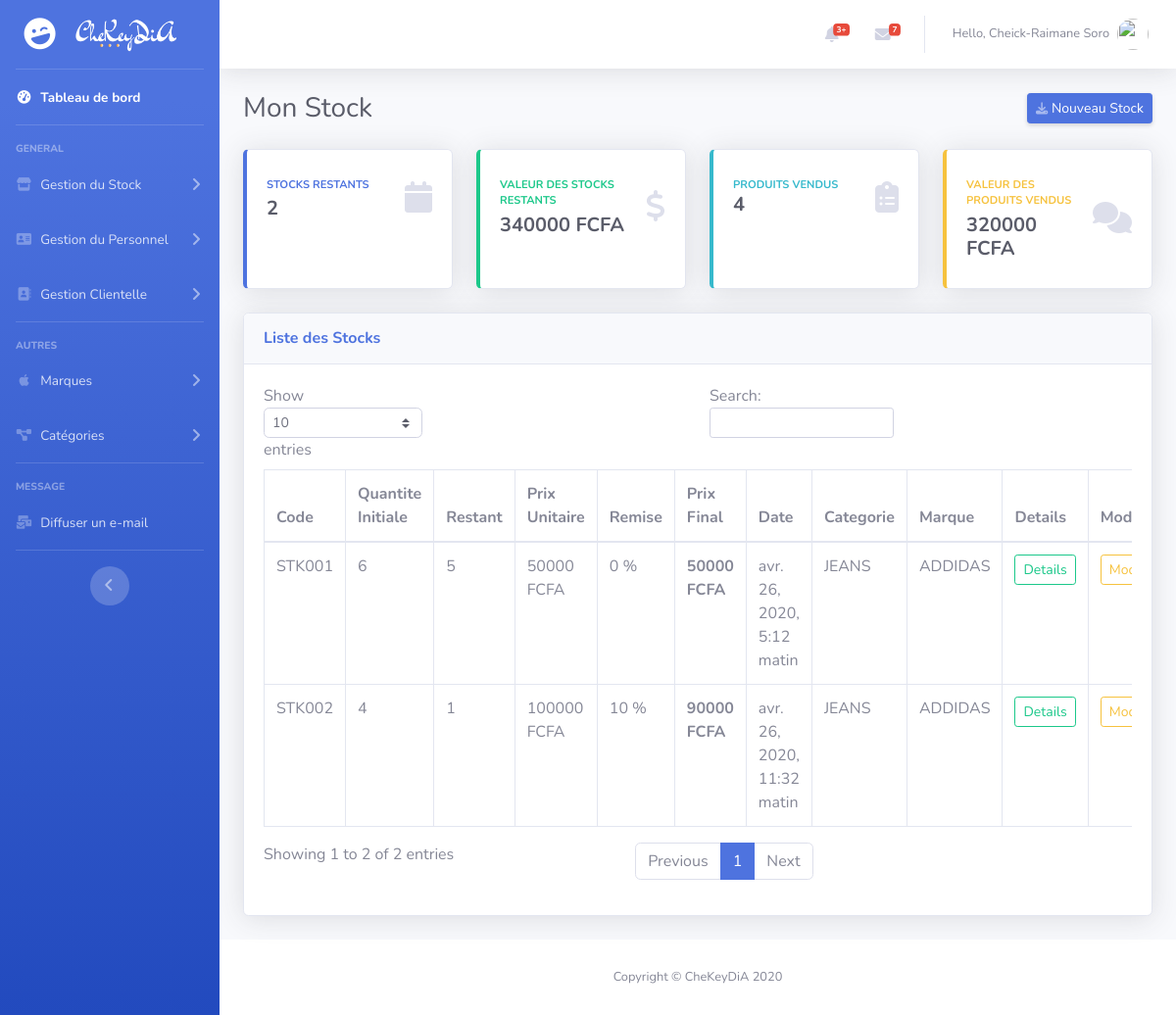
/stock_list (signed in), run on the app's committed database.
### management/models.py (models this page shows, shortened)
class Stock(models.Model):
     code = models.CharField(max_length=50, null=True, unique=True)
     quantite = models.PositiveIntegerField(null=True, default = 0)
     prix = models.PositiveIntegerField(null=True, default=0)
     remise = models.PositiveIntegerField(default=0, blank=True, null=True)
     prix_final = models.PositiveIntegerField(default=0, null=True, blank=True)
     description = models.CharField(max_length=200, null=True, blank=True)
     date_enregistrement = models.DateTimeField(auto_now_add=True)
     categorie = models.ForeignKey('Category', null=True, on_delete=models.CASCADE)
     marque = models.ForeignKey('Brand', null=True, on_delete=models.CASCADE)

class Category(models.Model):
     code = models.CharField(max_length=50, null=True)
     nom = models.CharField(max_length=50, null=True,)
     def __str__(self):
          return self.nom

class Brand(models.Model):
     code = models.CharField(max_length=50, null=True)
     nom = models.CharField(max_length=50, null=True)
     def __str__(self):
          return self.nom

### management/decorators.py (the view)
          def wrapper_func(request, *args, **kwargs):
               group = None
               if request.user.groups.exists():
                    group = request.user.groups.all()[0].name
               if group in allowed_roles:
                    return view_func(request, *args, **kwargs)
               else:
                    return redirect('management:page404')

### management/forms.py
class StockCreateForm(ModelForm):
     class Meta:
          model = Stock
          fields = ['code', 'prix', 'remise', 'description', 'categorie', 'marque']

### management/templates/management/stock_list.html (shortened to what this page needs)
{% extends 'management/base.html' %} {% load crispy_forms_tags %} {% block content %}
<div class="d-sm-flex align-items-center justify-content-between mb-4">
    <h1 class="h3 mb-0 text-gray-800">Mon Stock</h1>
    <a href="#" data-toggle="modal" data-target="#CategoryModal" class="d-none d-sm-inline-block btn btn-sm btn-primary shadow-sm"><i class="fas fa-download fa-sm text-white-50"></i> Nouveau Stock </a>
</div>
<div class="row">
    <div class="col-xl-3 col-md-6 mb-4">
        <div class="card border-left-primary shadow h-100 py-2">
            <div class="card-body">
                <div class="row no-gutters align-items-center">
                    <div class="col mr-2">
                        <div class="text-xs font-weight-bold text-primary text-uppercase mb-1">Stocks Restants</div>
                        <div class="h5 mb-0 font-weight-bold text-gray-800"> {{unfinished_stocks}} </div>
                    </div>
                    <div class="col-auto">
                        <i class="fas fa-calendar fa-2x text-gray-300"></i>
                    </div>
                </div>
            </div>
        </div>
    </div>
    <div class="col-xl-3 col-md-6 mb-4">
        <div class="card border-left-success shadow h-100 py-2">
            <div class="card-body">
                <div class="row no-gutters align-items-center">
                    <div class="col mr-2">
                        <div class="text-xs font-weight-bold text-success text-uppercase mb-1">Valeur des Stocks Restants</div>
                        <div class="h5 mb-0 font-weight-bold text-gray-800"> {{ price_remaining }} FCFA</div>
                    </div>
                    <div class="col-auto">
                        <i class="fas fa-dollar-sign fa-2x text-gray-300"></i>
                    </div>
                </div>
            </div>
        </div>
    </div>
    <div class="col-xl-3 col-md-6 mb-4">
        <div class="card border-left-info shadow h-100 py-2">
            <div class="card-body">
                <div class="row no-gutters align-items-center">
                    <div class="col mr-2">
                        <div class="text-xs font-weight-bold text-info text-uppercase mb-1">Produits Vendus
                            <div class="h5 mb-0 font-weight-bold text-gray-800"> {{ products_sold }} </div>
                        </div>
                    </div>
                    <div class="col-auto">
                        <i class="fas fa-clipboard-list fa-2x text-gray-300"></i>
                    </div>
                </div>
            </div>
        </div>
    </div>
    <div class="col-xl-3 col-md-6 mb-4">
        <div class="card border-left-warning shadow h-100 py-2">
            <div class="card-body">
                <div class="row no-gutters align-items-center">
                    <div class="col mr-2">
                        <div class="text-xs font-weight-bold text-warning text-uppercase mb-1">Valeur des Produits Vendus</div>
                        <div class="h5 mb-0 font-weight-bold text-gray-800"> {{ sales_amount }} FCFA</div>
                    </div>
                    <div class="col-auto">
                        <i class="fas fa-comments fa-2x text-gray-300"></i>
                    </div>
                </div>
            </div>
        </div>
    </div>
</div>
<div class="card shadow mb-4">
    <div class="card-header py-3">
        <h6 class="m-0 font-weight-bold text-primary">Liste des Stocks</h6>
    </div>
    <div class="card-body">
        <div class="table-responsive">
            <table class="table table-bordered" id="dataTable" width="100%" cellspacing="0">
                <thead>
                    <tr>
                        <th>Code</th>
                        <th>Quantite Initiale</th>
                        <th>Restant</th>
                        <th>Prix Unitaire</th>
                        <th>Remise</th>
                        <th>Prix Final</th>
                        <th>Date</th>
                        <th>Categorie</th>
                        <th>Marque</th>
                        <th>Details</th>
                        <th>Modifier</th>
                    </tr>
                </thead>
                <tbody>
                    {% for stock, remaining in data %}
                    <tr>
                        <td> {{stock.code}} </td>
                        <td>{{stock.quantite}}</td>
                        <td> {{remaining}} </td>
                        <td>{{stock.prix}} FCFA</td>
                        <td>{{stock.remise}} % </td>
                        <th>{{stock.prix_final}} FCFA</th>
                        <td>{{stock.date_enregistrement}}</td>
                        <td>{{stock.categorie.nom}}</td>
                        <td>{{stock.marque.nom}}</td>
                        <td>
                            <a class="btn btn-sm btn-outline-success btn-block" href=" {% url 'management:stock_details' stock.pk %} ">Details</a>
                        </td>
                        <td>
                            <a class="btn btn-sm btn-outline-warning btn-block" href=" {% url 'management:stock_update' stock.pk %} ">Modifier</a>
                        </td>
                    </tr>
                    {% endfor %}
                </tbody>
            </table>
        </div>
    </div>
</div>
{% endblock content %}

### management/templates/management/base.html (shortened to what this page needs)
{% load static %} {% load crispy_forms_tags %}
<!DOCTYPE html>
<html lang="en">
<head>
    <link href="{% static '/css/all.min.css' %}" rel="stylesheet" type="text/css">
    <link href="{% static '/css/sb-admin-2.min.css' %}" rel="stylesheet"> {% block style %}{% endblock style %}
</head>
<body id="page-top">
    <div id="wrapper">
        <ul class="navbar-nav bg-gradient-primary sidebar sidebar-dark accordion" id="accordionSidebar">
            <a class="sidebar-brand d-flex align-items-center justify-content-center" href="{% url 'management:dashboard' %}">
                <div class="sidebar-brand-icon rotate-n-15">
                    <i class="fas fa-laugh-wink"></i>
                </div>
                <div class="sidebar-brand-text mx-3"><img src="{% static 'images/logo.png' %}" height="35" alt="CheKeyDiA"></div>
            </a>
            <hr class="sidebar-divider my-0">
            <li class="nav-item active">
                <a class="nav-link" href="{% url 'management:dashboard' %}">
                    <i class="fas fa-fw fa-tachometer-alt"></i>
                    <span>Tableau de bord</span></a>
            </li>
            <hr class="sidebar-divider">
            <div class="sidebar-heading">
                General
            </div>
            <li class="nav-item">
                <a class="nav-link collapsed" href="#" data-toggle="collapse" data-target="#collapseTwo" aria-expanded="true" aria-controls="collapseTwo">
                    <i class="fas fa-fw fa-store"></i>
                    <span>Gestion du Stock</span>
                </a>
            </li>
            <li class="nav-item">
                <a class="nav-link collapsed" href="#" data-toggle="collapse" data-target="#collapse2" aria-expanded="true" aria-controls="collapseTwo">
                    <i class="fas fa-fw fa-address-card"></i>
                    <span>Gestion du Personnel</span>
                </a>
            </li>
            <li class="nav-item">
                <a class="nav-link collapsed" href="#" data-toggle="collapse" data-target="#collapsePages" aria-expanded="true" aria-controls="collapsePages">
                    <i class="fas fa-fw fa-address-book"></i>
                    <span>Gestion Clientelle</span>
                </a>
            </li>
            <hr class="sidebar-divider">
            <div class="sidebar-heading">
                Autres
            </div>
            <li class="nav-item">
                <a class="nav-link collapsed" href="#" data-toggle="collapse" data-target="#collapseUtilities" aria-expanded="true" aria-controls="collapseUtilities">
                    <i class="fab fa-fw fa-apple"></i>
                    <span>Marques</span>
                </a>
            </li>
            <li class="nav-item">
                <a class="nav-link collapsed" href="#" data-toggle="collapse" data-target="#collapseUtilities2" aria-expanded="true" aria-controls="collapseUtilities">
                    <i class="fas fa-fw fa-project-diagram"></i>
                    <span>Catégories</span>
                </a>
            </li>
            <hr class="sidebar-divider d-none d-md-block">
            <div class="sidebar-heading">
                Message
            </div>
            <li class="nav-item">
                <a class="nav-link" href=" {% url 'management:email_broadcast' %} ">
                    <i class="fas fa-fw fa-mail-bulk"></i>
                    <span>Diffuser un e-mail</span></a>
            </li>
            <hr class="sidebar-divider d-none d-md-block">
            <div class="text-center d-none d-md-inline">
                <button class="rounded-circle border-0" id="sidebarToggle"></button>
            </div>
        </ul>
        <div id="content-wrapper" class="d-flex flex-column">
            <div id="content">
                <nav class="navbar navbar-expand navbar-light bg-white topbar mb-4 static-top shadow">
                    <ul class="navbar-nav ml-auto">
                        <li class="nav-item dropdown no-arrow mx-1">
                            <a class="nav-link dropdown-toggle" href="#" id="alertsDropdown" role="button" data-toggle="dropdown" aria-haspopup="true" aria-expanded="false">
                                <i class="fas fa-bell fa-fw"></i>
                                <span class="badge badge-danger badge-counter">3+</span>
                            </a>
                        </li>
                        <li class="nav-item dropdown no-arrow mx-1">
                            <a class="nav-link dropdown-toggle" href="#" id="messagesDropdown" role="button" data-toggle="dropdown" aria-haspopup="true" aria-expanded="false">
                                <i class="fas fa-envelope fa-fw"></i>
                                <span class="badge badge-danger badge-counter">7</span>
                            </a>
                        </li>
                        <li class="nav-item dropdown no-arrow">
                            <a class="nav-link dropdown-toggle" href="#" id="userDropdown" role="button" data-toggle="dropdown" aria-haspopup="true" aria-expanded="false">
                                <span class="mr-2 d-none d-lg-inline text-gray-600 small">Hello, {{request.user.first_name}} {{request.user.last_name}}</span>
                                <img class="img-profile rounded-circle" src="https://source.unsplash.com/QAB-WJcbgJk/60x60">
                            </a>
                        </li>
                    </ul>
                </nav>
                <div class="container-fluid">
                    {% block content %}{% endblock content %}
                </div>
                <footer class="sticky-footer bg-white">
                    <div class="container my-auto">
                        <div class="copyright text-center my-auto">
                            <span>Copyright &copy; CheKeyDiA 2020</span>
                        </div>
                    </div>
                </footer>
            </div>
        </div>
</body>
</html>

### data on the page
Stock: code "STK002", quantite "4", remaining "1", prix "100000", remise "10", prix_final "90000", date_enregistrement "avr. 26, 2020, 11:32 matin", categorie.nom "JEANS", marque.nom "ADDIDAS"
Stock: code "STK001", quantite "6", remaining "5", prix "50000", remise "0", prix_final "50000", date_enregistrement "avr. 26, 2020, 5:12 matin", categorie.nom "JEANS", marque.nom "ADDIDAS"

### other printed values
{{ request.user.first_name }} "Cheick-Raimane"
{{ request.user.last_name }} "Soro"
{{ unfinished_stocks }} "2"
{{ price_remaining }} "340000"
{{ products_sold }} "4"
{{ sales_amount }} "320000"
